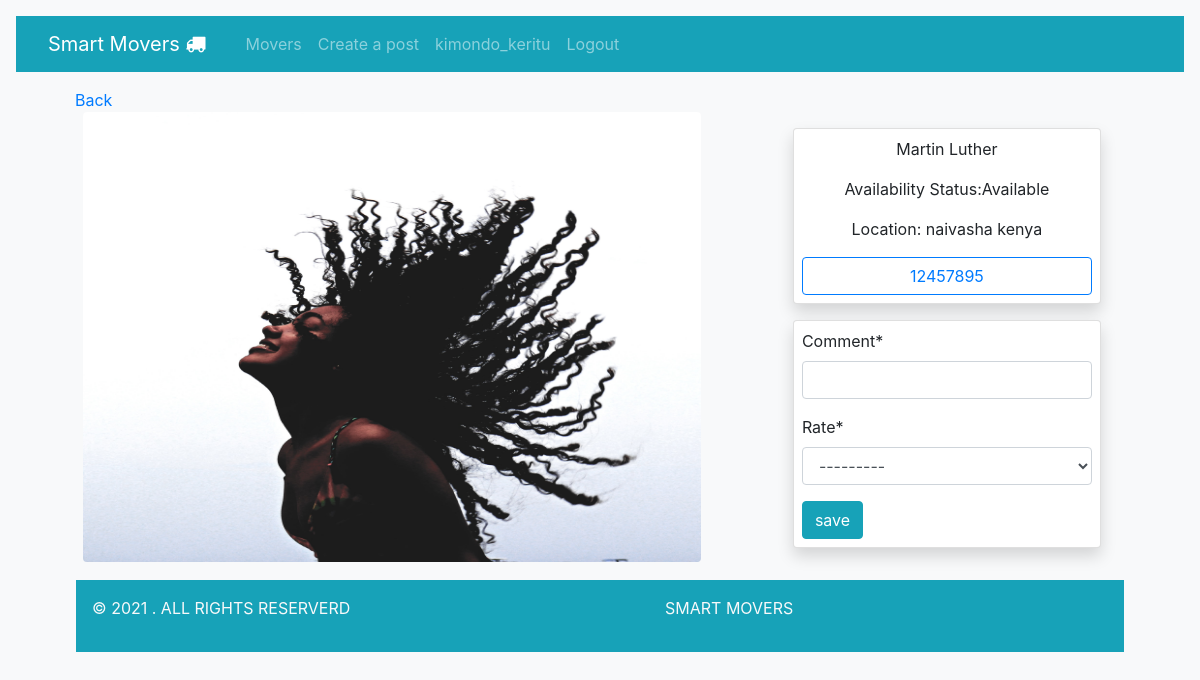
Page /post/1/rate (signed in) on the earlier database version.
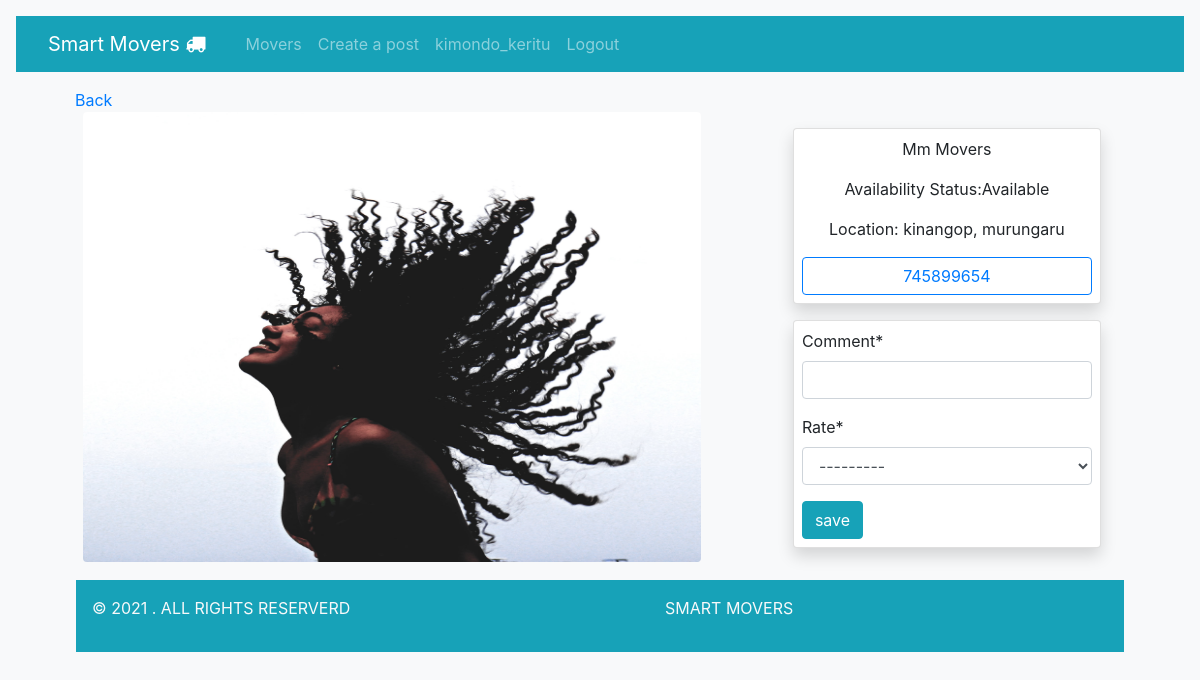
Same page on the later database version.
### smartmovers/models.py (models this page shows, shortened)
class Post(models.Model):
    Availability=[
       ( 'Available','Available'),
      (  'Anavailable','Unavailable'),
    ]
    author = models.ForeignKey(User, on_delete=models.CASCADE,null=True)
    name = models.CharField(max_length=100,null=False)
    location = models.CharField(max_length=100, null=False)
    availability =models.CharField(choices=Availability,max_length=11,null=False)
    phone = models.IntegerField()
    vehicle_type= models.CharField(max_length=100,null=False)
    image = models.FileField(upload_to='movers_pics/', default='movers_pics/default.jpg')
    description = models.TextField(max_length=150,null=True)
    posted = models.DateTimeField( auto_now_add=True,null=True)
    updated = models.DateTimeField( auto_now=True, null=True)
    least_price = models.IntegerField(null=True)

### smartmovers/views.py (the view)
# urls.py: path('post/<int:pk>/rate',views.Rate, name='rate' ),
@login_required
def Rate(request, pk):
    post = Post.objects.get(id=pk)
    user = request.user
    if request.method == 'POST':
        form = RateForm(request.POST)
        if form.is_valid():
            rate = form.save()
            rate.post = post
            rate.user = user
            rate.save()
            return HttpResponseRedirect(reverse('detail', args=[pk]))
    else:
        form = RateForm()
    context = {
        'form': form,
        'post': post,
    }
    return render(request, 'smartmovers/rate.html', context)

### smartmovers/forms.py
class RateForm(forms.ModelForm):
    class Meta:
        model = Rating
        fields = ['rate','comment']

### smartmovers/templates/smartmovers/rate.html (shortened to what this page needs)
{% extends 'smartmovers/base.html'%} {% load crispy_forms_tags%}
{% block content%}
<div class="container">
    <div class="container">
        <a href="{% url 'detail' post.id%}">Back</a>
    </div>
    <div class="row">
        <div class="col-md-7 container">
            <img class="rounded" src="{{post.image.url}}" style="height:450px" width="100%" alt="">
        </div>
        <div class="col-md-4 container-fluid">
            <div class="card text-center p-2  rounded shadow m-3">
                <P>{{post.name|title}}</P>
                <p>Availability Status:{{post.availability}}</p>
                <p>Location: {{post.location}}</p>
                <button class="btn btn-outline-primary">{{post.phone}}</button>
            </div>
            <div class="card text-justify p-2 m-2 rounded shadow m-3">
                <form method="POST">
                    <div class="input-field">
                        {{form.comment|as_crispy_field}}
                    </div>
                    <div class="input-field">
                        {{form.rate|as_crispy_field}}
                    </div>
                    <button type="submit" class="btn text-center btn-info">save</button>
                </form>
            </div>
        </div>
        {% endblock content%}

Differences in the rows shown:
changed Post "Available": name "Martin Luther" → "Mm Movers"; location "naivasha kenya" → "kinangop, murungaru"; phone "12457895" → "745899654"
